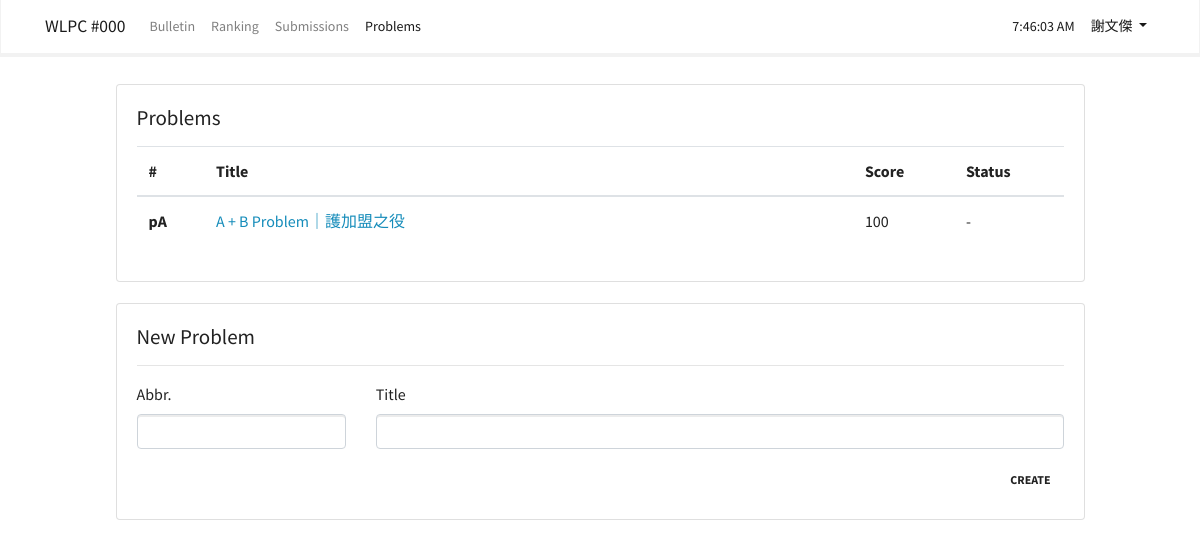
Page /problems (signed in) on the committed database.
### app/models.py (models this page shows, shortened)
class User(UserMixin, db.Model):
    __tablename__ = 'users'
    id = db.Column(db.Integer, primary_key = True)
    email = db.Column(db.String(64), unique = True, index = True)
    username = db.Column(db.String(64), index = True)
    password_hash = db.Column(db.String(128))
    status = db.Column(db.Text)
    score = db.Column(db.Integer)
    @property
    def password(self):
        raise AttributeError('password is not a readable attribute')

class Problem(db.Model):
    __tablename__ = 'problems'
    id = db.Column(db.Integer, primary_key = True)
    title = db.Column(db.String)
    abbr = db.Column(db.String)
    content = db.Column(db.Text)
    content_html = db.Column(db.Text)
    total_score = db.Column(db.Integer)
    scoring_script = db.Column(db.Text)
    test_datas = db.relationship('TestData', backref = 'problem')

### app/problem/views.py (the view)
@problem.route('/problems', methods = ['GET', 'POST'])
@login_required
def problems():
    form = NewProblemField()
    if form.validate_on_submit():
        problem = Problem(abbr = form.abbr.data, title = form.title.data)
        db.session.add(problem)
        db.session.commit()
        return redirect(url_for('problem.show', pid = problem.id))
    problems = Problem.query.order_by(Problem.id).all()
    return render_template('problem/problems.html', current_time = datetime.utcnow(), form = form, problems = problems)

### app/problem/forms.py (shortened to what this page needs)
class NewProblemField(FlaskForm):
    title = StringField('Title', [DataRequired()])
    abbr = StringField('Abbr.', [DataRequired()])
    submit = SubmitField('Create')

### app/models.py (called while the page is built)
@login_manager.user_loader
def load_user(user_id):
    return User.query.get(int(user_id))

### app/templates/problem/problems.html (shortened to what this page needs)
{% extends "base.html" %}
{% import "_macros.html" as macros %}
{% block page_content %}
<div class="container" style="width: 90%">
    <div class="card">
        <div class="card-body">
            <h4 class="card-title mb-3">Problems</h4>
            <table class="table">
                <thead>
                    <tr>
                        <th scope="col">#</th>
                        <th scope="col" style="width:70%;">Title</th>
                        <th scope="col">Score</th>
                        <th scope="col">Status</th>
                    </tr>
                </thead>
                <tbody>
                    {% for problem in problems %}
                    <tr>
                        <th>{{ problem.abbr }}</th>
                        <td><a href="{{ url_for('problem.show', pid = problem.id) }}">{{ problem.title }}</a></td>
                        <td>{{ problem.total_score }}</td>
                        <td>-</td>
                    </tr>
                    {% endfor %}
                </tbody>
            </table>
        </div>
    </div><br>
    {% if current_user.id == 1 %}
    <div class="card">
        <div class="card-body">
            <h4 class="card-title mb-3">New Problem</h4>
            <hr>
            <form method="POST">
                <div class="row">
                    <div class="form-group col-sm-3">
                        {{ form.abbr.label }}{{ form.abbr(class='form-control') }}
                    </div>
                    <div class="form-group col-sm-9">
                        {{ form.title.label }}{{ form.title(class='form-control') }}
                    </div>
                </div>
                {{ form.submit(class='btn float-right') }}
            </form>
        </div>
    </div><br>
    {% endif %}
</div>
{% endblock %}

### app/templates/base.html (shortened to what this page needs)
{% extends "bootstrap/base.html" %}
{% block styles %}
<link rel="stylesheet" href="{{ url_for('static', filename='bootstrap.css') }}">
{% endblock %}
{% block navbar %}
<nav class="navbar navbar-expand-lg navbar-light bg-light fixed-top">
    <div class="container">
        <a class="navbar-brand" href="/">{{ config['CONTEST'] }}</a>
        <div class="collapse navbar-collapse" id="navbarColor03">
            <ul class="navbar-nav mr-auto">
                <li class="nav-item {{ 'active' if request.path.startswith('/bulletin') }}">
                    <a class="nav-link" href="{{ url_for('main.bulletin') }}">Bulletin<span class="sr-only">(current)</span></a>
                </li>
                <li class="nav-item {{ 'active' if request.path.startswith('/ranking') }}">
                    <a class="nav-link" href="{{ url_for('main.ranking') }}">Ranking</a>
                </li>
                <li class="nav-item {{ 'active' if request.path.startswith('/submissions') }}">
                    <a class="nav-link" href="{{ url_for('submission.list') }}">Submissions</a>
                </li>
                <li class="nav-item {{ 'active' if request.path.startswith('/problems') }}">
                    <a class="nav-link" href="{{ url_for('problem.problems') }}">Problems</a>
                </li>
            </ul>
            <ul class="navbar-nav my-lg-0">
                <li class="nav-item active">
                    <a class="nav-link" id="time">{{ moment(current_time).format('LTS') }}</a>
                </li>
                <li class="nav-item dropdown active">
                    {% if current_user.is_authenticated %}
                    <a class="nav-link dropdown-toggle" data-toggle="dropdown" href="#" id="themes">{{
                        current_user.username }} </a>
                    {% endif %}
                </li>
            </ul>
        </div>
    </div>
</nav>
{% endblock %}
{% block content %}
<br>
<br>
<br>
<br>
<div class="container">
    {% block page_content %}{% endblock %}
</div><br><br>
{% endblock %}

### rows in the picture
User: username "謝文傑"
Problem: abbr "pA", title "A + B Problem｜護加盟之役", total_score "100"

### other values in the picture
{{ config['CONTEST'] }} "WLPC #000"
